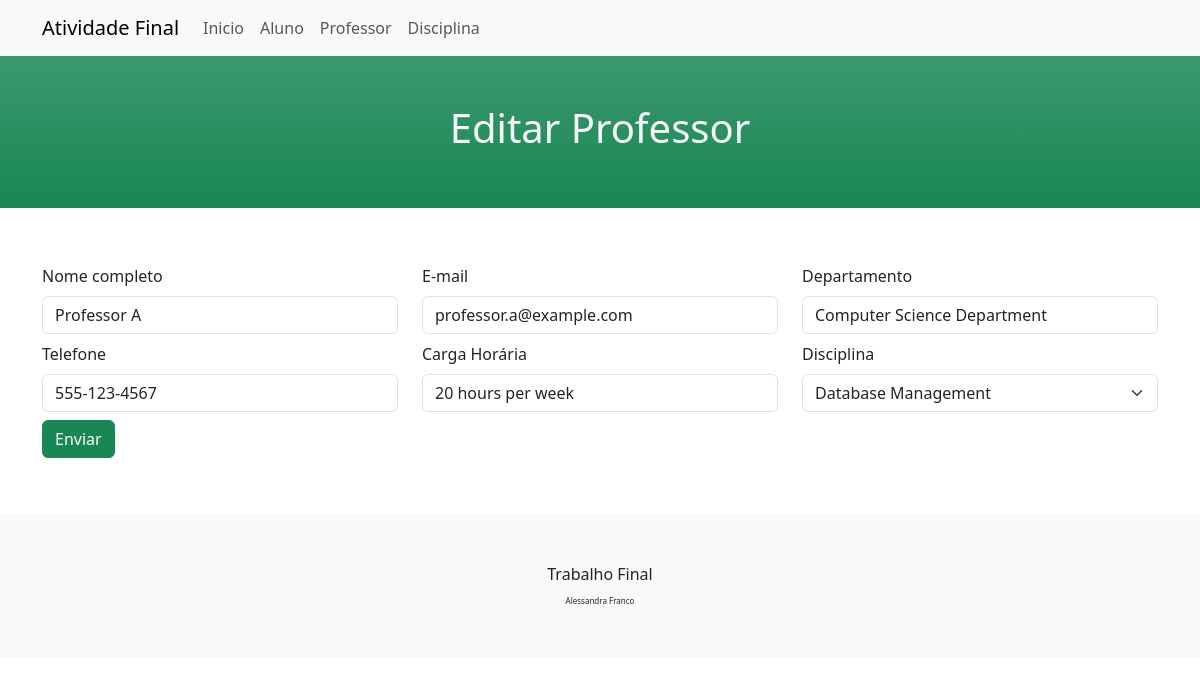
Page /src/professor/pages/edit_professor.php?idNot=1 on the committed database.
### tables this page shows
CREATE TABLE `professor` (
  `idProfessor` int NOT NULL,
  `nome` varchar(255) NOT NULL,
  `dtNascimento` date NOT NULL,
  `email` varchar(255) NOT NULL,
  `telefone` varchar(255) NOT NULL,
  `registro` varchar(255) NOT NULL,
  `departamento` varchar(255) NOT NULL,
  `cargaHoraria` varchar(255) NOT NULL,
  `idDisciplina` int NOT NULL,
  `dtContratacao` date NOT NULL
);

### src/professor/database/professor.php (called while the page is built, shortened)
<?php
function findProfessorDb($id)
{
    include_once __DIR__ . "/../../../config/connection.php";
    try {
        $sql = "SELECT * FROM professor WHERE idProfessor = $id";
        $resultado = $pdo->query($sql);
        $professor = $resultado->fetch(PDO::FETCH_ASSOC);
        $sql = "SELECT * FROM disciplina";
        $resultado = $pdo->query($sql);
        $disciplinas = $resultado->fetchAll(PDO::FETCH_ASSOC);
        $professor['disciplinas'] = $disciplinas;
    } catch (PDOException $e) {
        print "Error!: " . $e->getMessage() . "<br/>";
        die();
    }
    return $professor;
}

### src/professor/actions/professor.php (called while the page is built, shortened)
<?php
require_once __DIR__ . '/../database/professor.php';
function findProfessorAction($id)
{
    return findProfessorDb($id);
}

### src/professor/pages/edit_professor.php (the view, shortened to what this page needs)
<?php
include_once __DIR__ . "/../../partials/header.php";
require_once __DIR__ . '/../actions/professor.php';
$idNot = $_GET['idNot'];
$resultado = findProfessorAction($idNot);
$disciplinas = $resultado['disciplinas'];
?>
<div class="container-fluid py-5 bg-success bg-gradient">
    <h1 class="text-center text-light">Editar Professor</h1>
</div>
<div class="container py-5">
    <div class="col py-2">
        <form action="" method="post" enctype="multipart/form-data">
            <div class="row">
                <div class="col">
                    <label for="form_nome" class="form-label">Nome completo</label>
                    <input class="form-control" type="text" name="nome" placeholder="Nome Completo" id="nome" value="<?php echo $resultado['nome']; ?>">
                </div>
                <div class="col">
                    <label for="form_email" class="form-label">E-mail</label>
                    <input class="form-control" type="email" name="email" placeholder="Email" id="email" value="<?php echo $resultado['email']; ?>">
                </div>
                <div class="col">
                    <label for="form_departamento" class="form-label">Departamento</label>
                    <input class="form-control" type="text" name="departamento" placeholder="Departamento" id="departamento" value="<?php echo $resultado['departamento']; ?>">
                </div>
            </div>
            <div class="row py-2">
                <div class="col">
                    <label for="form_telefone" class="form-label">Telefone</label>
                    <input class="form-control" type="tel" name="telefone" placeholder="Telefone" id="telefone" value="<?php echo $resultado['telefone']; ?>">
                </div>
                <div class="col">
                    <label for="form_cargaHoraria" class="form-label">Carga Horária</label>
                    <input class="form-control" type="text" name="cargaHoraria" placeholder="Carga Horária" id="cargaHoraria" value="<?php echo $resultado['cargaHoraria']; ?>">
                </div>
                <div class="col">
                    <label for="form_disciplina" class="form-label">Disciplina</label>
                    <select class="form-select" name="disciplina" aria-label="Disciplina">
                        <?php
                        foreach ($disciplinas as $disciplina) :
                            $selected = ($disciplina['idDisciplina'] == $resultado['idDisciplina']) ? 'selected' : '';
                        ?>
                            <option value=<?php echo $disciplina['idDisciplina']; ?> <?php echo $selected; ?>> <?php echo $disciplina['nome']; ?></option>
                        <?php
                        endforeach;
                        ?>
                    </select>
                </div>
            </div>
            <input type="submit" class="btn btn-success" value="Enviar">
        </form>
    </div>
</div>
<?php
include_once __DIR__ . "/../../partials/footer.php";

### rows in the picture
professor: nome "Professor A", email "professor.a@example.com", departamento "Computer Science Department", telefone "555-123-4567", cargaHoraria "20 hours per week"

### other values in the picture
form field disciplina "Database Management"
